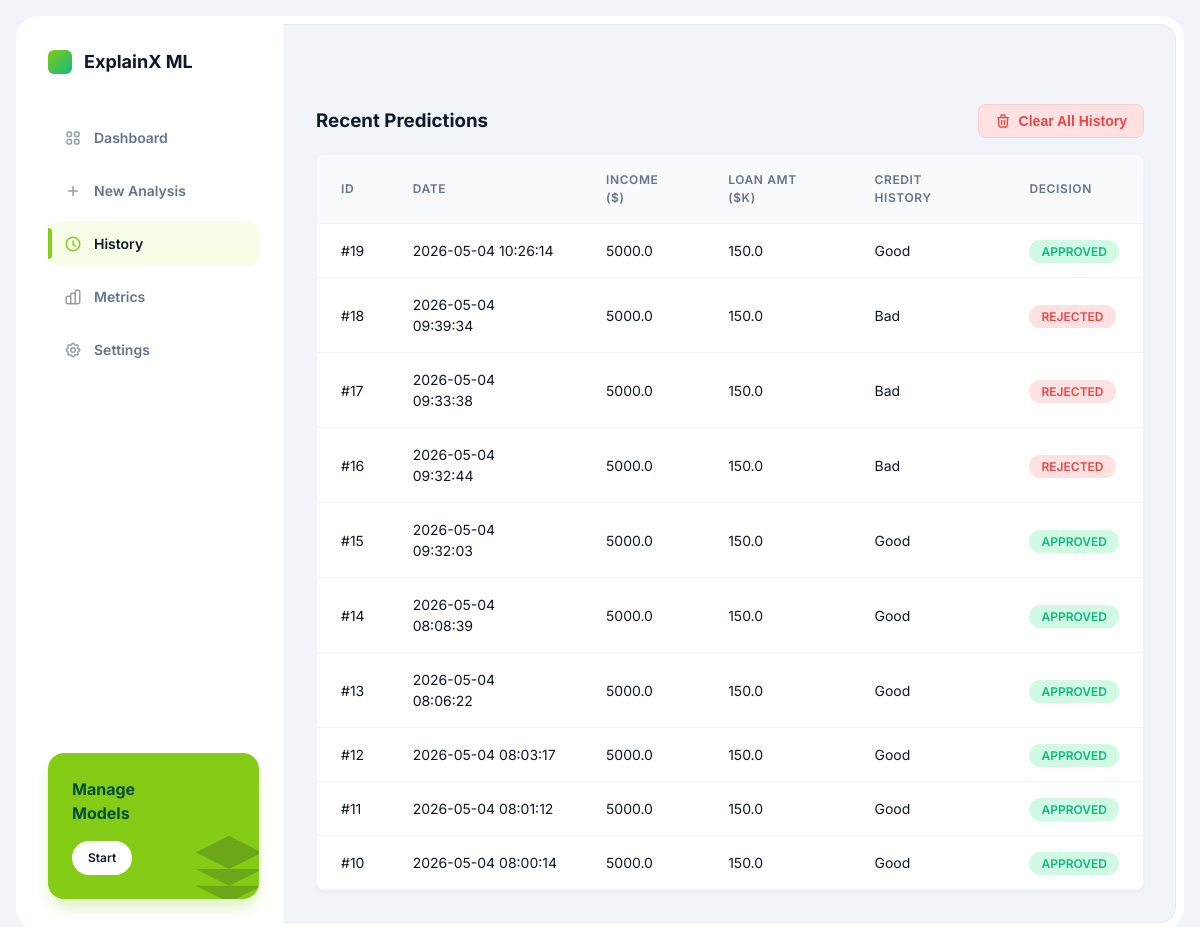
Before: /history with the older database file.
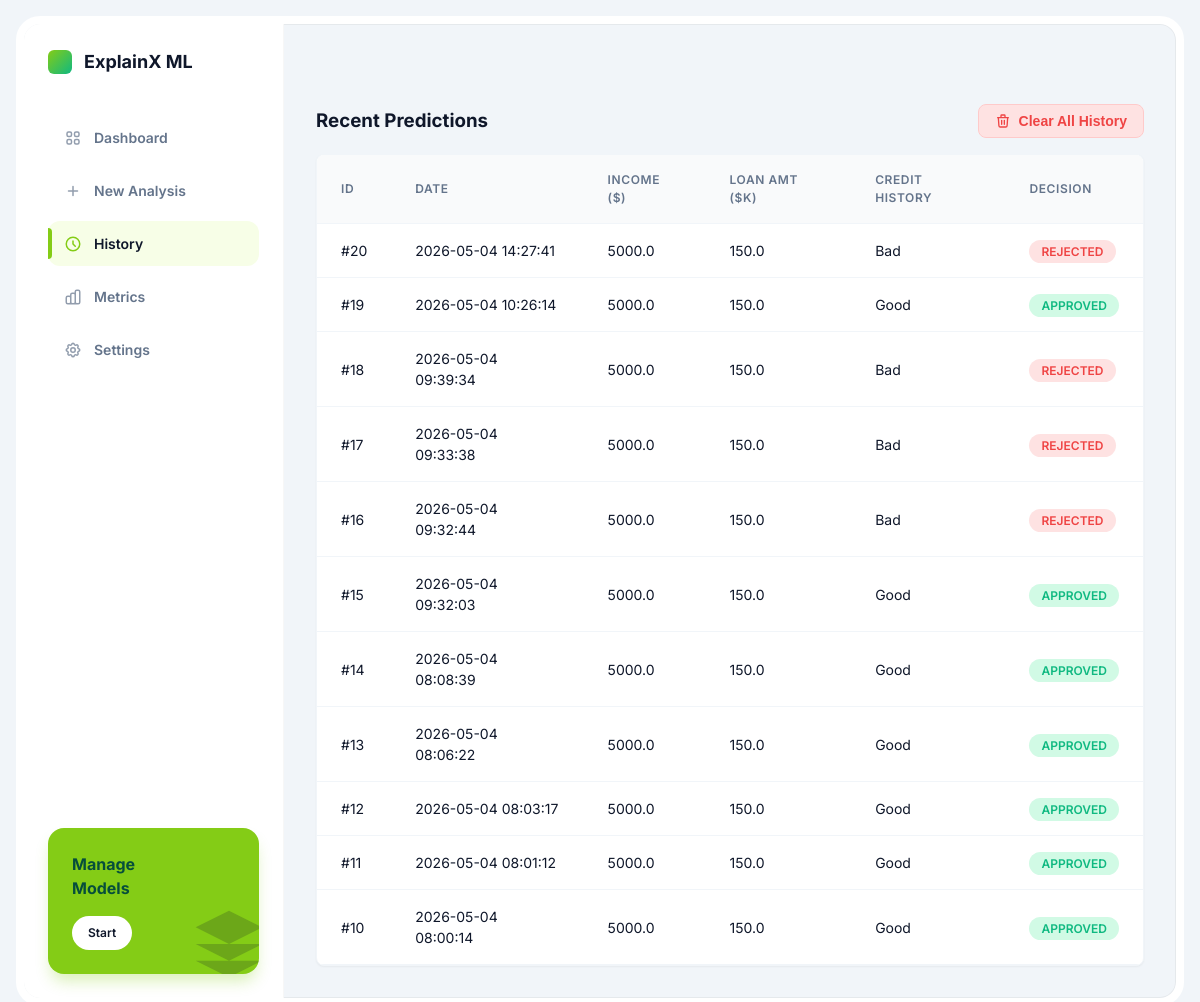
After: the same page with the newer database file.
### tables this page shows
CREATE TABLE predictions (

    id INTEGER PRIMARY KEY AUTOINCREMENT,

    gender INTEGER,
    married INTEGER,
    dependents INTEGER,
    education INTEGER,
    self_employed INTEGER,

    applicant_income REAL,
    coapplicant_income REAL,

    loan_amount REAL,
    loan_term REAL,

    credit_history REAL,

    property_area INTEGER,

    prediction TEXT,

    created_at TIMESTAMP DEFAULT CURRENT_TIMESTAMP
);

### app.py (the view)
@app.route("/history")
def history():
    try:
        conn = sqlite3.connect("explainx.db")
        conn.row_factory = sqlite3.Row
        cursor = conn.cursor()
        cursor.execute("SELECT * FROM predictions ORDER BY created_at DESC")
        predictions = cursor.fetchall()
        conn.close()
    except Exception as e:
        print("Database error:", e)
        predictions = []
    return render_template("history.html", predictions=predictions)

### templates/history.html (shortened to what this page needs)
{% extends "base.html" %}
{% block nav_history %}active{% endblock %}
{% block content %}
<div style="display: flex; justify-content: space-between; align-items: center; margin-bottom: 1rem;">
    <h3 style="color: var(--text-main); font-weight: 700;">Recent Predictions</h3>
    {% if predictions %}
    <form action="/clear_history" method="POST" onsubmit="return confirm('Are you sure you want to delete all history? This action cannot be undone.');">
        <button type="submit" style="background-color: #fee2e2; color: #ef4444; border: 1px solid #fecaca; padding: 0.5rem 1rem; border-radius: 8px; font-size: 0.875rem; font-weight: 600; cursor: pointer; display: flex; align-items: center; gap: 0.5rem;">
            <svg width="16" height="16" fill="none" stroke="currentColor" viewBox="0 0 24 24"><path stroke-linecap="round" stroke-linejoin="round" stroke-width="2" d="M19 7l-.867 12.142A2 2 0 0116.138 21H7.862a2 2 0 01-1.995-1.858L5 7m5 4v6m4-6v6m1-10V4a1 1 0 00-1-1h-4a1 1 0 00-1 1v3M4 7h16"></path></svg>
            Clear All History
        </button>
    </form>
    {% endif %}
</div>
<div class="table-container">
    {% if predictions %}
    <table class="history-table">
        <thead>
            <tr>
                <th>ID</th>
                <th>Date</th>
                <th>Income ($)</th>
                <th>Loan Amt ($k)</th>
                <th>Credit History</th>
                <th>Decision</th>
            </tr>
        </thead>
        <tbody>
            {% for row in predictions %}
            <tr>
                <td>#{{ row.id }}</td>
                <td>{{ row.created_at }}</td>
                <td>{{ row.applicant_income }}</td>
                <td>{{ row.loan_amount }}</td>
                <td>{{ "Good" if row.credit_history == 1.0 else "Bad" }}</td>
                <td>
                    <span class="status-badge {{ row.prediction | lower }}">{{ row.prediction }}</span>
                </td>
            </tr>
            {% endfor %}
        </tbody>
    </table>
    {% endif %}
</div>
{% endblock %}

### templates/base.html (shortened to what this page needs)
<!DOCTYPE html>
<html lang="en">
<head>
</head>
<body>
    <div class="app-container">
        <aside class="sidebar">
            <div class="brand">
                <div class="brand-icon"></div>
                ExplainX ML
            </div>
            <nav class="nav-menu">
                <a href="/dashboard" class="nav-item {% block nav_dashboard %}{% endblock %}">
                    Dashboard
                </a>
                <a href="/" class="nav-item {% block nav_predict %}{% endblock %}">
                    <svg fill="none" stroke="currentColor" viewBox="0 0 24 24"><path stroke-linecap="round" stroke-linejoin="round" stroke-width="2" d="M12 6v6m0 0v6m0-6h6m-6 0H6"></path></svg>
                    New Analysis
                </a>
                <a href="/history" class="nav-item {% block nav_history %}{% endblock %}">
                    <svg fill="none" stroke="currentColor" viewBox="0 0 24 24"><path stroke-linecap="round" stroke-linejoin="round" stroke-width="2" d="M12 8v4l3 3m6-3a9 9 0 11-18 0 9 9 0 0118 0z"></path></svg>
                    History
                </a>
                <a href="/metrics" class="nav-item {% block nav_metrics %}{% endblock %}">
                    Metrics
                </a>
                <a href="/settings" class="nav-item {% block nav_settings %}{% endblock %}">
                    Settings
                </a>
            </nav>
            <div class="sidebar-cta">
                <svg style="position:absolute; right:-10px; bottom:-10px; opacity:0.2; width:80px; height:80px;" fill="currentColor" viewBox="0 0 24 24"><path d="M12 2L2 7l10 5 10-5-10-5zM2 17l10 5 10-5M2 12l10 5 10-5"></path></svg>
                <h4>Manage<br>Models</h4>
                <a href="/settings" class="sidebar-cta-btn">Start</a>
            </div>
        </aside>
        <main class="main-content">
            <header class="topbar">
            </header>
            <div class="dashboard-content">
                <div class="inner-container">
                    {% block content %}{% endblock %}
                </div>
            </div>
        </main>
    </div>
</body>
</html>

Changed rows visible on the page:
added predictions: id "20", created_at "2026-05-04 14:27:41", applicant_income "5000.0", loan_amount "150.0", credit_history "Bad", prediction "REJECTED"
